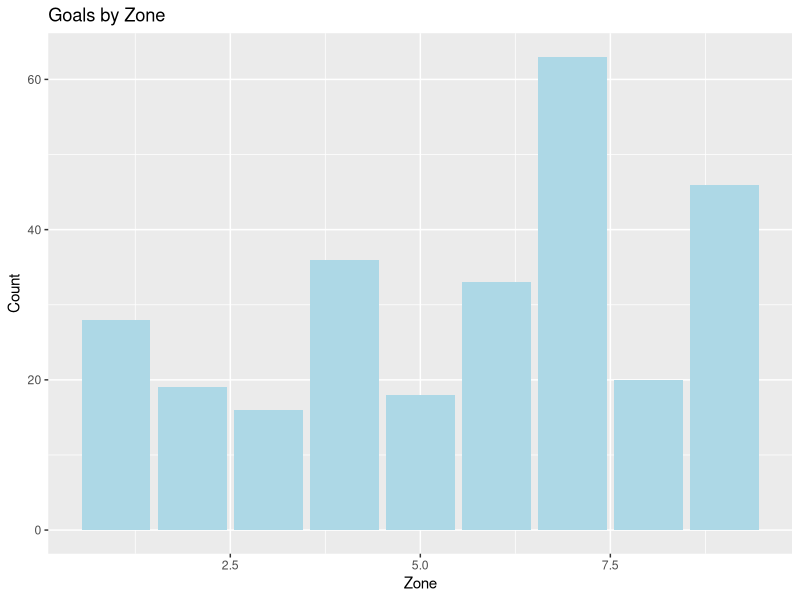
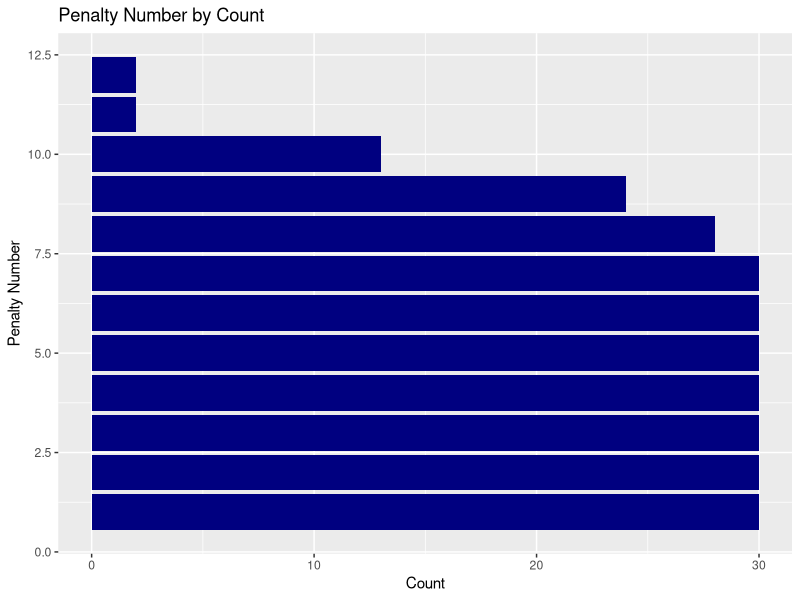
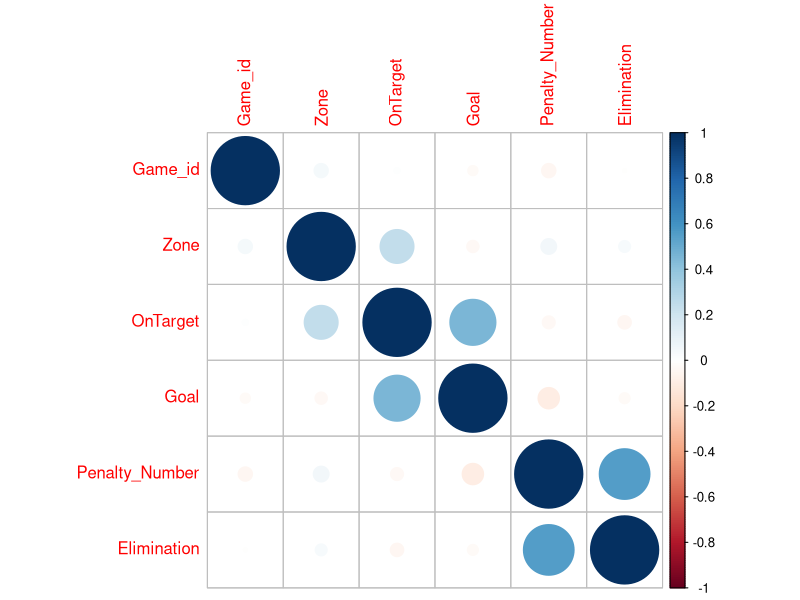
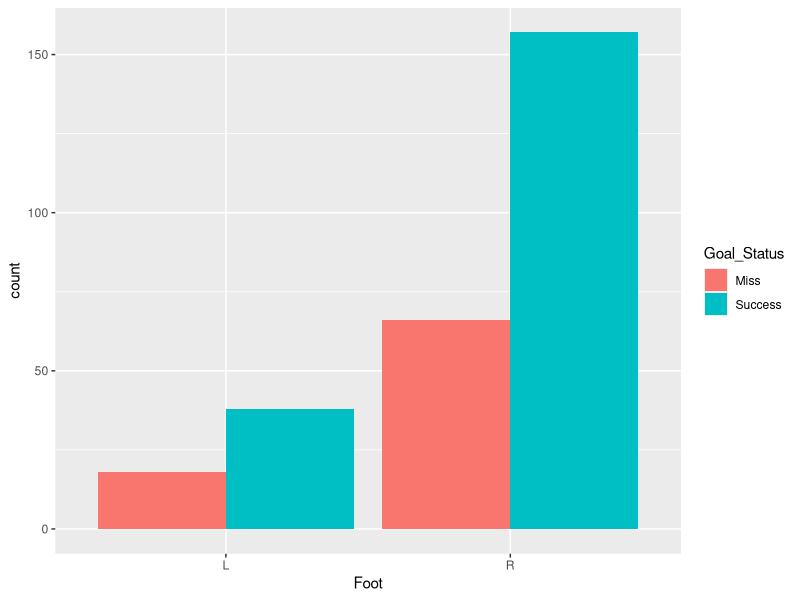

R code for these plots, in order:
## ---- chunk 1
#library
library(vroom)
library(ggplot2)
library(tidyverse)
library(dplyr)
## ---- chunk 2
#data
shootouts <- vroom('./WorldCupShootouts.csv')
## ---- chunk 3
library(ggplot2)
library(vroom)
library(tidyverse)
## ---- chunk 4
Soccer_data <- vroom("WorldCupShootouts.csv")
summary(Soccer_data)
head(Soccer_data)
## ---- chunk 5
Soccer_data <- Soccer_data %>%
  filter(is.finite(Zone)) 
ggplot(data = Soccer_data) + 
  geom_bar(mapping = aes(x = Zone), 
           fill = "lightblue") + ggtitle("Goals by Zone") + ylab("Count")
ggplot(data = Soccer_data) + 
  geom_bar(mapping = aes(y = Penalty_Number), fill = "navyblue") + 
  ggtitle("Penalty Number by Count") + ylab("Penalty Number") + xlab("Count")
## ---- chunk 6
numeric_data <- Soccer_data %>%
  select(where(is.numeric))

library(corrplot)
cor_matrix <- cor(numeric_data)
corrplot(cor_matrix)
## ---- chunk 7
#left vs right foot - success proportion

plot_data <- Soccer_data %>%
  select(Foot, Goal) %>% 
  filter(Foot %in% c("L", "R"),
         Goal %in% c(0, 1)) %>%
  mutate(Goal_Status = factor(Goal, 
                              levels = c(0, 1), 
                              labels = c("Miss", "Success")))

ggplot(plot_data, aes(x = Foot, fill = Goal_Status)) +
  geom_bar(position = "dodge")
